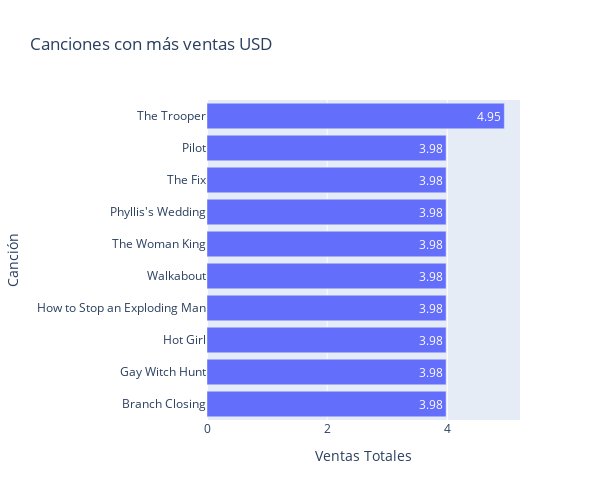

This figure's notebook cell:
### Markdown cell above
- Tal y como lo apuntaban las hipotesis presentadas anteriormente, el Rock es el género con mayo volumen de ventas con $826. Con un poco menos del 50% de las ventas de Rock, el género Latin tiene ventas por $382 y Metal por $261. Aquí se muestra como la estrategia de inventarios de la tienda es acorde a su volumen de ventas.

### Code cell
ventas = sales_df.groupby('Track')['Total'].sum().reset_index()
ventas.columns = ['Ciudad', 'Ventas Totales']
ventas = ventas.sort_values(by='Ventas Totales', ascending=True).tail(10)

fig = px.bar(ventas, y='Ciudad', x='Ventas Totales', 
             title='Canciones con más ventas USD',
             labels={'Ciudad': 'Canción', 'Ventas Totales': 'Ventas Totales'},
             text='Ventas Totales',
             width=600,
             height=500)

fig.show()

### Figure 1 — Plotly figure (JSON) as saved in the notebook; plotly's stock layout.template omitted (floating-point values rounded to 4 significant figures)
{"data": [{"alignmentgroup": "True", "hovertemplate": "Ventas Totales=%{text}<br>Canción=%{y}<extra></extra>", "legendgroup": "", "marker": {"color": "#636efa", "pattern": {"shape": ""}}, "name": "", "offsetgroup": "", "orientation": "h", "showlegend": false, "text": [3.98, 3.98, 3.98, 3.98, 3.98, 3.98, 3.98, 3.98, 3.98, 4.95], "textposition": "auto", "type": "bar", "x": [3.98, 3.98, 3.98, 3.98, 3.98, 3.98, 3.98, 3.98, 3.98, 4.95], "xaxis": "x", "y": ["Branch Closing", "Gay Witch Hunt", "Hot Girl", "How to Stop an Exploding Man", "Walkabout", "The Woman King", "Phyllis's Wedding", "The Fix", "Pilot", "The Trooper"], "yaxis": "y"}], "layout": {"barmode": "relative", "height": 500, "legend": {"tracegroupgap": 0}, "title": {"text": "Canciones con más ventas USD"}, "width": 600, "xaxis": {"anchor": "y", "domain": [0, 1], "title": {"text": "Ventas Totales"}}, "yaxis": {"anchor": "x", "domain": [0, 1], "title": {"text": "Canción"}}}}
